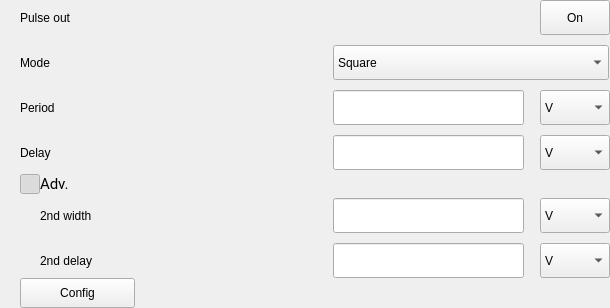
        <widget class="QWidget" name="wgPulseMod" native="true">
         <property name="maximumSize">
          <size>
           <width>624</width>
           <height>16777215</height>
          </size>
         </property>
         <layout class="QVBoxLayout" name="verticalLayout_2">
          <property name="spacing">
           <number>0</number>
          </property>
          <property name="leftMargin">
           <number>0</number>
          </property>
          <property name="topMargin">
           <number>0</number>
          </property>
          <property name="rightMargin">
           <number>0</number>
          </property>
          <property name="bottomMargin">
           <number>0</number>
          </property>
          <item>
           <layout class="QGridLayout" name="gridLayout_3">
            <property name="leftMargin">
             <number>20</number>
            </property>
            <property name="horizontalSpacing">
             <number>262</number>
            </property>
            <property name="verticalSpacing">
             <number>10</number>
            </property>
            <item row="2" column="1">
             <layout class="QHBoxLayout" name="horizontalLayout_16">
              <property name="spacing">
               <number>16</number>
              </property>
              <item>
               <widget class="QLineEdit" name="lineEdit_12">
                <property name="minimumSize">
                 <size>
                  <width>191</width>
                  <height>35</height>
                 </size>
                </property>
                <property name="maximumSize">
                 <size>
                  <width>191</width>
                  <height>16777215</height>
                 </size>
                </property>
               </widget>
              </item>
              <item>
               <widget class="QComboBox" name="comboBox_17">
                <property name="minimumSize">
                 <size>
                  <width>70</width>
                  <height>35</height>
                 </size>
                </property>
                <property name="maximumSize">
                 <size>
                  <width>70</width>
                  <height>35</height>
                 </size>
                </property>
                <property name="cursor">
                 <cursorShape>PointingHandCursor</cursorShape>
                </property>
                <item>
                 <property name="text">
                  <string>V</string>
                 </property>
                </item>
               </widget>
              </item>
             </layout>
            </item>
            <item row="0" column="0">
             <widget class="QLabel" name="label_12">
              <property name="text">
               <string>Pulse out</string>
              </property>
             </widget>
            </item>
            <item row="0" column="1">
             <layout class="QHBoxLayout" name="horizontalLayout_9">
              <item>
               <spacer name="horizontalSpacer_2">
                <property name="orientation">
                 <enum>Qt::Orientation::Horizontal</enum>
                </property>
                <property name="sizeHint" stdset="0">
                 <size>
                  <width>40</width>
                  <height>20</height>
                 </size>
                </property>
               </spacer>
              </item>
              <item>
               <widget class="QPushButton" name="pushButton_2">
                <property name="minimumSize">
                 <size>
                  <width>70</width>
                  <height>35</height>
                 </size>
                </property>
                <property name="maximumSize">
                 <size>
                  <width>70</width>
                  <height>35</height>
                 </size>
                </property>
                <property name="text">
                 <string>On</string>
                </property>
               </widget>
              </item>
             </layout>
            </item>
            <item row="3" column="0">
             <widget class="QLabel" name="label_21">
              <property name="text">
               <string>Delay</string>
              </property>
             </widget>
            </item>
            <item row="3" column="1">
             <layout class="QHBoxLayout" name="horizontalLayout_14">
              <property name="spacing">
               <number>16</number>
              </property>
              <item>
               <widget class="QLineEdit" name="lineEdit_10">
                <property name="minimumSize">
                 <size>
                  <width>191</width>
                  <height>35</height>
                 </size>
                </property>
                <property name="maximumSize">
                 <size>
                  <width>191</width>
                  <height>16777215</height>
                 </size>
                </property>
               </widget>
              </item>
              <item>
               <widget class="QComboBox" name="comboBox_15">
                <property name="minimumSize">
                 <size>
                  <width>70</width>
                  <height>35</height>
                 </size>
                </property>
                <property name="maximumSize">
                 <size>
                  <width>70</width>
                  <height>35</height>
                 </size>
                </property>
                <property name="cursor">
                 <cursorShape>PointingHandCursor</cursorShape>
                </property>
                <item>
                 <property name="text">
                  <string>V</string>
                 </property>
                </item>
               </widget>
              </item>
             </layout>
            </item>
            <item row="1" column="0">
             <widget class="QLabel" name="label_14">
              <property name="text">
               <string>Mode</string>
              </property>
             </widget>
            </item>
            <item row="2" column="0">
             <widget class="QLabel" name="label_20">
              <property name="text">
               <string>Period</string>
              </property>
             </widget>
            </item>
            <item row="1" column="1">
             <widget class="QComboBox" name="comboBox_5">
              <property name="minimumSize">
               <size>
                <width>276</width>
                <height>35</height>
               </size>
              </property>
              <property name="maximumSize">
               <size>
                <width>0</width>
                <height>16777215</height>
               </size>
              </property>
              <item>
               <property name="text">
                <string>Square</string>
               </property>
              </item>
              <item>
               <property name="text">
                <string>Triangle</string>
               </property>
              </item>
              <item>
               <property name="text">
                <string>Pulse</string>
               </property>
              </item>
              <item>
               <property name="text">
                <string>Arbitrary</string>
               </property>
              </item>
             </widget>
            </item>
           </layout>
          </item>
          <item>
           <layout class="QHBoxLayout" name="horizontalLayout_10">
            <property name="spacing">
             <number>0</number>
            </property>
            <property name="leftMargin">
             <number>20</number>
            </property>
            <item>
             <widget class="QPushButton" name="btnAdvPulse">
              <property name="minimumSize">
               <size>
                <width>20</width>
                <height>20</height>
               </size>
              </property>
              <property name="maximumSize">
               <size>
                <width>20</width>
                <height>20</height>
               </size>
              </property>
              <property name="cursor">
               <cursorShape>PointingHandCursor</cursorShape>
              </property>
              <property name="text">
               <string/>
              </property>
              <property name="icon">
               <iconset resource="../../res.qrc">
                <normaloff>:/icon/btnCloseExpan.png</normaloff>
                <normalon>:/icon/btnOpenExpan.png</normalon>:/icon/btnCloseExpan.png</iconset>
              </property>
              <property name="checkable">
               <bool>true</bool>
              </property>
              <property name="checked">
               <bool>true</bool>
              </property>
             </widget>
            </item>
            <item>
             <widget class="QLabel" name="label_17">
              <property name="minimumSize">
               <size>
                <width>170</width>
                <height>28</height>
               </size>
              </property>
              <property name="maximumSize">
               <size>
                <width>150</width>
                <height>28</height>
               </size>
              </property>
              <property name="font">
               <font>
                <family>Roboto</family>
                <pointsize>11</pointsize>
                <bold>false</bold>
               </font>
              </property>
              <property name="text">
               <string>Adv.</string>
              </property>
             </widget>
            </item>
            <item>
             <spacer name="horizontalSpacer_7">
              <property name="orientation">
               <enum>Qt::Orientation::Horizontal</enum>
              </property>
              <property name="sizeType">
               <enum>QSizePolicy::Policy::Expanding</enum>
              </property>
              <property name="sizeHint" stdset="0">
               <size>
                <width>40</width>
                <height>20</height>
               </size>
              </property>
             </spacer>
            </item>
           </layout>
          </item>
          <item>
           <widget class="QWidget" name="wgAdv_2" native="true">
            <property name="minimumSize">
             <size>
              <width>0</width>
              <height>0</height>
             </size>
            </property>
            <property name="maximumSize">
             <size>
              <width>624</width>
              <height>16777215</height>
             </size>
            </property>
            <property name="styleSheet">
             <string notr="true"/>
            </property>
            <layout class="QGridLayout" name="gridLayout_4">
             <property name="leftMargin">
              <number>40</number>
             </property>
             <property name="topMargin">
              <number>0</number>
             </property>
             <property name="rightMargin">
              <number>0</number>
             </property>
             <property name="bottomMargin">
              <number>0</number>
             </property>
             <property name="horizontalSpacing">
              <number>238</number>
             </property>
             <property name="verticalSpacing">
              <number>10</number>
             </property>
             <item row="0" column="0">
              <widget class="QLabel" name="label_18">
               <property name="text">
                <string>2nd width</string>
               </property>
              </widget>
             </item>
             <item row="0" column="1">
              <layout class="QHBoxLayout" name="horizontalLayout_15">
               <property name="spacing">
                <number>16</number>
               </property>
               <item>
                <widget class="QLineEdit" name="lineEdit_11">
                 <property name="minimumSize">
                  <size>
                   <width>191</width>
                   <height>35</height>
                  </size>
                 </property>
                 <property name="maximumSize">
                  <size>
                   <width>191</width>
                   <height>16777215</height>
                  </size>
                 </property>
                </widget>
               </item>
               <item>
                <widget class="QComboBox" name="comboBox_16">
                 <property name="minimumSize">
                  <size>
                   <width>70</width>
                   <height>35</height>
                  </size>
                 </property>
                 <property name="maximumSize">
                  <size>
                   <width>70</width>
                   <height>35</height>
                  </size>
                 </property>
                 <property name="cursor">
                  <cursorShape>PointingHandCursor</cursorShape>
                 </property>
                 <item>
                  <property name="text">
                   <string>V</string>
                  </property>
                 </item>
                </widget>
               </item>
              </layout>
             </item>
             <item row="1" column="0">
              <widget class="QLabel" name="label_19">
               <property name="text">
                <string>2nd delay</string>
               </property>
              </widget>
             </item>
             <item row="1" column="1">
              <layout class="QHBoxLayout" name="horizontalLayout_17">
               <property name="spacing">
                <number>16</number>
               </property>
               <item>
                <widget class="QLineEdit" name="lineEdit_13">
                 <property name="minimumSize">
                  <size>
                   <width>191</width>
                   <height>35</height>
                  </size>
                 </property>
                 <property name="maximumSize">
                  <size>
                   <width>191</width>
                   <height>16777215</height>
                  </size>
                 </property>
                </widget>
               </item>
               <item>
                <widget class="QComboBox" name="comboBox_18">
                 <property name="minimumSize">
                  <size>
                   <width>70</width>
                   <height>35</height>
                  </size>
                 </property>
                 <property name="maximumSize">
                  <size>
                   <width>70</width>
                   <height>35</height>
                  </size>
                 </property>
                 <property name="cursor">
                  <cursorShape>PointingHandCursor</cursorShape>
                 </property>
                 <item>
                  <property name="text">
                   <string>V</string>
                  </property>
                 </item>
                </widget>
               </item>
              </layout>
             </item>
            </layout>
           </widget>
          </item>
          <item>
           <layout class="QHBoxLayout" name="horizontalLayout_2">
            <property name="leftMargin">
             <number>20</number>
            </property>
            <item>
             <widget class="QPushButton" name="pushButton_9">
              <property name="minimumSize">
               <size>
                <width>115</width>
                <height>30</height>
               </size>
              </property>
              <property name="cursor">
               <cursorShape>PointingHandCursor</cursorShape>
              </property>
              <property name="text">
               <string>Config</string>
              </property>
             </widget>
            </item>
            <item>
             <spacer name="horizontalSpacer_8">
              <property name="orientation">
               <enum>Qt::Orientation::Horizontal</enum>
              </property>
              <property name="sizeHint" stdset="0">
               <size>
                <width>40</width>
                <height>20</height>
               </size>
              </property>
             </spacer>
            </item>
           </layout>
          </item>
         </layout>
        </widget>
